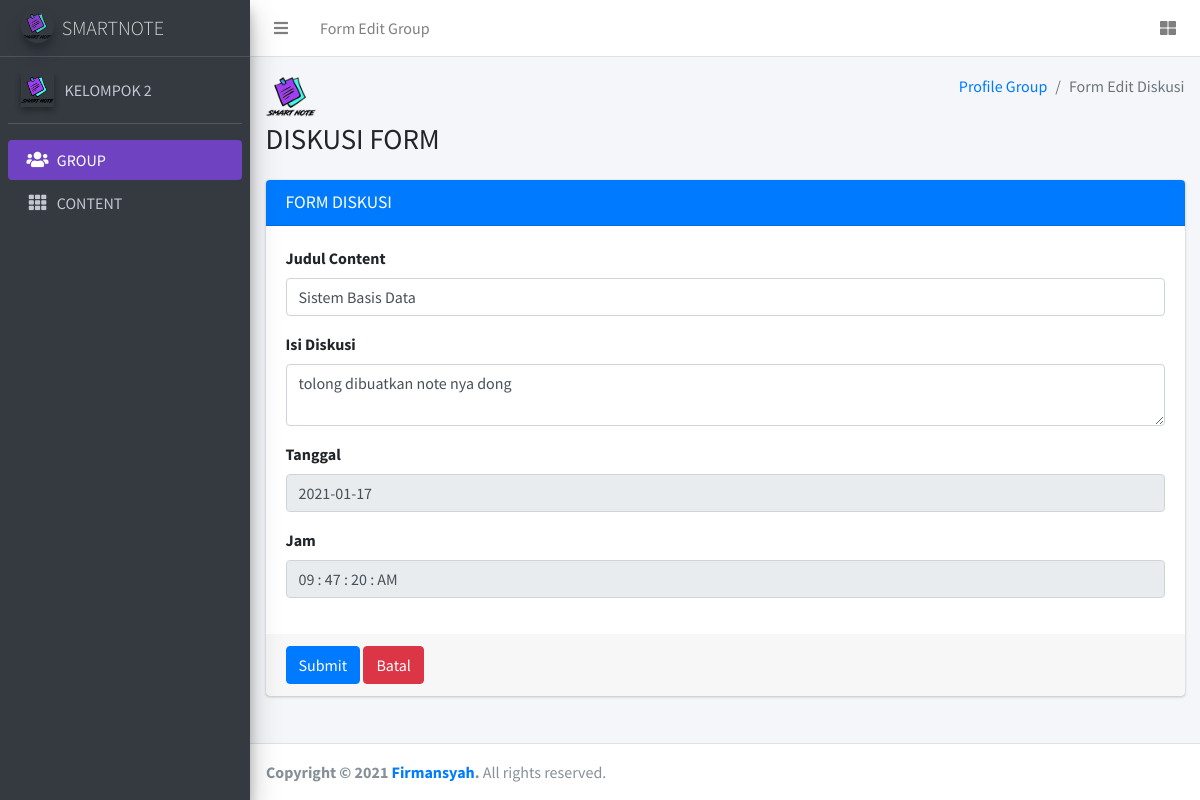
The page /client/form_diskusi.php?id=15012021053709 (signed in) on the database its author committed.
### tables this page shows
CREATE TABLE `group_note` (
  `id_group` varchar(20) NOT NULL,
  `group_name` varchar(50) NOT NULL,
  `group_code` varchar(20) NOT NULL,
  `group_password` varchar(200) NOT NULL
);

CREATE TABLE `diskusi` (
  `id_diskusi` varchar(20) NOT NULL,
  `judul_content` varchar(50) DEFAULT NULL,
  `isi_diskusi` text DEFAULT NULL,
  `tanggal` date NOT NULL,
  `jam` varchar(18) NOT NULL,
  `id_group` varchar(20) DEFAULT NULL
);

### client/form_diskusi.php (the view, shortened to what this page needs)
<?php
$id = $_SESSION["id_group"];
?>
<?php
include "../config/koneksi.php";
$sql10 = $pdo->prepare("SELECT * FROM group_note WHERE id_group=:id");
$sql10->bindParam(':id', $id);
$sql10->execute();
$data10 = $sql10->fetch();
?>
<!DOCTYPE html>
<html>
<head>
    <link rel="stylesheet" href="../library/plugins/fontawesome-free/css/all.min.css">
    <link rel="stylesheet" href="https://code.ionicframework.com/ionicons/2.0.1/css/ionicons.min.css">
    <link rel="stylesheet" href="../library/dist/css/adminlte.min.css">
</head>
<body class="hold-transition sidebar-mini">
    <div class="wrapper">
        <nav class="main-header navbar navbar-expand navbar-white navbar-light">
            <ul class="navbar-nav">
                <li class="nav-item">
                    <a class="nav-link" data-widget="pushmenu" href="#" role="button"><i class="fas fa-bars"></i></a>
                </li>
                <li class="nav-item d-none d-sm-inline-block">
                    <a href="#" class="nav-link">Form Edit Group</a>
                </li>
            </ul>
            <ul class="navbar-nav ml-auto">
                <li class="nav-item">
                    <a class="nav-link" data-widget="control-sidebar" data-slide="true" href="#" role="button">
                        <i class="fas fa-th-large"></i>
                    </a>
                </li>
            </ul>
        </nav>
        <aside class="main-sidebar sidebar-dark-primary elevation-4">
            <a href="profile_group.php" class="brand-link">
                <img src="../library/images/logo2.png" alt="smartnotelogo" class="brand-image img-circle elevation-3" style="opacity: .8">
                <span class="brand-text font-weight-light">SMARTNOTE</span>
            </a>
            <div class="sidebar">
                <div class="user-panel mt-3 pb-3 mb-3 d-flex">
                    <div class="image">
                        <img src="../library/images/logo2.png" class="elevation-2" alt="User Image">
                    </div>
                    <div class="info">
                        <a href="#" class="d-block"><?= $data10['group_name']; ?></a>
                    </div>
                </div>
                <nav class="mt-2">
                    <ul class="nav nav-pills nav-sidebar flex-column" data-widget="treeview" role="menu" data-accordion="false">
                        <li class="nav-item">
                            <a href="profile_group.php" class="nav-link bg-purple">
                                <i class="nav-icon fas fa-users"></i>
                                <p>
                                    GROUP
                                </p>
                            </a>
                        </li>
                        <li class="nav-item">
                            <a href="page-group.php" class="nav-link">
                                <i class="nav-icon fas fa-th"></i>
                                <p>
                                    CONTENT
                                </p>
                            </a>
                        </li>
                    </ul>
                </nav>
            </div>
        </aside>
        <div class="content-wrapper">
            <section class="content-header">
                <div class="container-fluid">
                    <div class="row mb-2">
                        <div class="col-sm-6">
                            <img src="../library/images/logo2.png" height="50" width="50" alt="Logo">
                            <h1>DISKUSI FORM</h1>
                        </div>
                        <div class="col-sm-6">
                            <ol class="breadcrumb float-sm-right">
                                <li class="breadcrumb-item"><a href="profile_group.php">Profile Group</a></li>
                                <li class="breadcrumb-item active">Form Edit Diskusi</li>
                            </ol>
                        </div>
                    </div>
                </div>
            </section>
            <section class="content">
                <div class="container-fluid">
                    <div class="row">
                        <div class="col-md-12">
                            <div class="card card-primary">
                                <div class="card-header">
                                    <h3 class="card-title">FORM DISKUSI</h3>
                                </div>
                                <?php
                                include "../config/koneksi.php";
                                $id = $_GET['id'];
                                $sql = $pdo->prepare("SELECT * FROM diskusi WHERE id_diskusi=:id");
                                $sql->bindParam(':id', $id);
                                $sql->execute();
                                $data = $sql->fetch();
                                ?>
                                <form role="form" action="../config/edit_diskusi.php" method="POST">
                                    <div class="card-body">
                                        <div class="form-group">
                                            <label for="judul">Judul Content</label>
                                            <input type="text" required="3" name="judul_diskusix" class="form-control" placeholder="Enter Judul Content" value="<?php echo $data['judul_content']; ?>">
                                        </div>
                                        <div class="form-group">
                                            <label for="isi">Isi Diskusi</label>
                                            <textarea required="3" class="form-control" placeholder="Enter Isi Diskusi" name="isi_diskusix"><?php echo $data['isi_diskusi']; ?></textarea>
                                        </div>
                                        <div class="form-group">
                                            <label for="isi">Tanggal</label>
                                            <input type="text" required="3" name="tanggalx" class="form-control" placeholder="Enter Tanggal Diskusi" readonly value="<?php echo date('Y-m-d'); ?>">
                                        </div>
                                        <div class="form-group">
                                            <label for="isi">Jam</label>
                                            <input type="text" required="3" name="jamx" class="form-control" placeholder="Enter Jam Diskusi" readonly value="<?php echo date('h : i : s : A'); ?>">
                                        </div>
                                    </div>
                                    <div class="card-footer">
                                        <button type="submit" class="btn btn-primary">Submit</button>
                                        <button type="reset" class="btn btn-danger">Batal</button>
                                    </div>
                                </form>
                            </div>
                        </div>
                    </div>
                </div>
            </section>
        </div>
        <footer class="main-footer">
            <strong>Copyright &copy; 2021 <a href="https://firmansyah.kel4.xyz"> Firmansyah</a>.</strong> All rights reserved.
        </footer>
    </div>
</body>
</html>

### rows shown on the page
group_note: group_name "KELOMPOK 2"
diskusi: judul_diskusix "Sistem Basis Data", isi_diskusix "tolong dibuatkan note nya dong"
